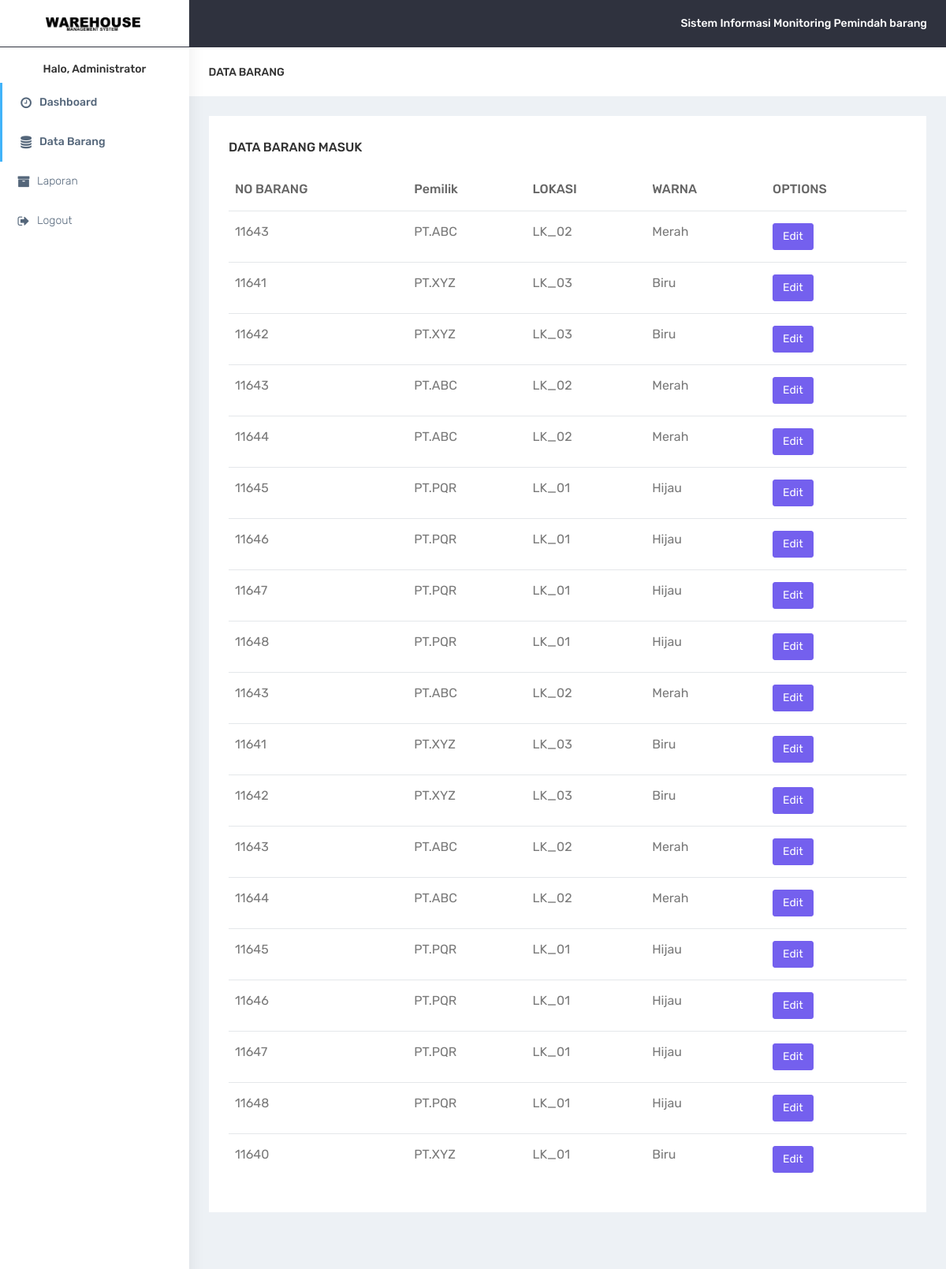
The app's page /pages/barang/r?m=barang&s=barang (signed in) with its own data.
### tables this page shows
CREATE TABLE `lokasi_barang` (
  `id` int(11) NOT NULL,
  `lokasi_id` int(11) NOT NULL,
  `barang_id` int(11) NOT NULL,
  `tanggal` date NOT NULL,
  `id_user` int(11) NOT NULL
);

CREATE TABLE `barang` (
  `id` int(11) NOT NULL,
  `id_pemilik` int(11) NOT NULL,
  `warna` varchar(20) NOT NULL
);

CREATE TABLE `pemilik` (
  `id_pemilik` int(50) NOT NULL,
  `nm_pemilik` varchar(100) NOT NULL,
  `alamat_pemilik` varchar(200) NOT NULL
);

CREATE TABLE `lokasi` (
  `id` int(11) NOT NULL,
  `no_lokasi` varchar(50) NOT NULL,
  `warna` varchar(20) NOT NULL
);

### 3rdparty/engine.php (called while the page is built, shortened)
<?php
  class database_daya
  {
    var $server,
        $host,
        $user,
        $password,
        $database;
    function database_daya($db_name = '', $db_password = '', $db_user = '', $db_host = 'localhost', $debug = '')
    {
      $this->host = $db_host;
      $this->user = $db_user;
      $this->password = $db_password;
      $this->database = $db_name;
    }
    function open()
    {
      $this->server = @mysql_connect($this->host, $this->user, $this->password) or die("Couldn't connect to SQL server");
    }
    function query($sql, $debug = 0)
    {
      $result = @mysql_query($sql, $this->server);
      while( $row = @mysql_fetch_array($result) )
        $data[] = $row;
    if(isset($data)){
    return $data;
    }
    }
  };
  $db = new database_daya("proyek1", "", "root", "localhost");
?>

### pages/barang/barang.php (the view, shortened to what this page needs)
<div class="container-fluid">
    <div class="row bg-title">
        <div class="col-lg-3 col-md-4 col-sm-4 col-xs-12">
            <h4 class="page-title">Data Barang</h4></div>
        <div class="col-lg-9 col-sm-8 col-md-8 col-xs-12">
        </div>
    </div>
    <div class="row">
        <div class="col-md-12 col-lg-12 col-sm-12">
            <div class="white-box">
                <h3 class="box-title">Data Barang Masuk</h3>
                <div class="table-responsive">
                    <table class="table">
                        <thead>
                            <tr>
                                <th>NO BARANG</th>
                                <th>Pemilik</th>
                                <th>LOKASI</th>
                                <th>WARNA</th>
                                <th>OPTIONS</th>
                            </tr>
                        </thead>
                        <tbody>
                            <?php
                                $data = $db->query(
                                "SELECT *,
                                    b.id AS barang_id, c.no_lokasi AS no_lokasi, b.warna AS warna, a.id AS id
                                    FROM lokasi_barang a
                                    JOIN barang b
                                    JOIN lokasi c ON a.barang_id=b.id AND a.lokasi_id=c.id
                                    JOIN pemilik d ON b.id_pemilik = d.id_pemilik"
                                    , 0);
                                for ($i =0; $i < count($data); $i++) {
                            ?>
                            <tr>
                                <td class="txt-oflo"><?php echo $data[$i]['barang_id'] ?></td>
                                <td><?php echo $data[$i]['nm_pemilik'] ?></td>
                                <td><?php echo $data[$i]['no_lokasi'] ?></td>
                                <td><?php echo $data[$i]['warna'] ?></td>
                                <td><a href="r?m=barang&s=barang_edit&id=<?php echo $data[$i]['id'] ?>&id_barang=<?php echo $data[$i]['barang_id'] ?>" class="btn btn-primary">Edit</a></td>
                            </tr>
                            <?php } ?>
                        </tbody>
                    </table>
                </div>
            </div>
        </div>
    </div>
</div>

### index.php (shortened to what this page needs)
<?php
  include "3rdparty/engine.php";
  if ($_SESSION['userid'] == "") {
      include "header.php";
      include "pages/login.php";
      include "footer.php";
  } else {
      if ($_GET['m'] == 'logout') {
          unset($_SESSION['userid']);
          unset($_SESSION['nama']);
          session_destroy($_SESSION['userid']);
          session_destroy($_SESSION['nama']);
          echo '
            <script language="javascript">window.location.href = "r";</script>
          ';
      } else {
          include "header.php";
          include "navigation-top.php";
          include "side-menu.php";
          include "main-page.php";
          if ($_GET['m'] == "" and $_GET['s'] == "") {
              include "pages/utama.php";
          } else if ($_GET['m'] != "" and $_GET['s'] != "") {
              include "pages/".$_GET['m']."/".$_GET['s'].".php";
          }
          include "footer.php";
      }
  }
?>

### header.php (shortened to what this page needs)
<!DOCTYPE html>
<html lang="en">
<head>
    <link href="assets/bootstrap/dist/css/bootstrap.min.css" rel="stylesheet">
    <link href="assets/plugins/bower_components/sidebar-nav/dist/sidebar-nav.min.css" rel="stylesheet">
    <link href="assets/plugins/bower_components/toast-master/css/jquery.toast.css" rel="stylesheet">
    <link href="assets/plugins/bower_components/morrisjs/morris.css" rel="stylesheet">
    <link href="assets/plugins/bower_components/chartist-js/dist/chartist.min.css" rel="stylesheet">
    <link href="assets/plugins/bower_components/chartist-plugin-tooltip-master/dist/chartist-plugin-tooltip.css" rel="stylesheet">
    <link href="assets/css/animate.css" rel="stylesheet">
    <link href="assets/css/style.css" rel="stylesheet">
    <link href="assets/css/colors/default.css" id="theme" rel="stylesheet">
</head>
<body class="fix-header">
    <div id="wrapper">

### navigation-top.php (shortened to what this page needs)
<nav class="navbar navbar-default navbar-static-top m-b-0">
    <div class="navbar-header">
        <div class="top-left-part">
            <a class="logo" href="r"><
                 <img src="assets/images/logo.png" alt="home" class="light-logo" width="50%" style="margin-left: 35px" />
            </a>
        </div>
        <ul class="nav navbar-top-links navbar-right pull-right">
            <li>
                <a class="profile-pic" href="#"> <b class="hidden-xs">Sistem Informasi Monitoring Pemindah barang</b></a>
            </li>
        </ul>
    </div>
</nav>

### side-menu.php
<div class="navbar-default sidebar" role="navigation">
    <div class="sidebar-nav slimscrollsidebar">
        <div class="sidebar-head">
            <h3><span class="fa-fw open-close"><i class="ti-close ti-menu"></i></span> <span class="hide-menu">Navigation</span></h3>
        </div>
        <ul class="nav" id="side-menu">
            <li style="padding: 70px 0 0;">
                <h5 align="center"><b>Halo, <?php echo $_SESSION['nama'] ?></b></h5>
            </li>
            <li>
                <a href="r" class="waves-effect"><i class="fa fa-clock-o fa-fw" aria-hidden="true"></i>Dashboard</a>
            </li>
            <?php
                if ($_SESSION['role'] == 'admin') {
            ?>
            <li>
                <a href="r?m=barang&s=barang" class="waves-effect"><i class="fa fa-database fa-fw" aria-hidden="true"></i>Data Barang</a>
            </li>
            <?php } ?>
            <li>
                <a href="r?m=laporan&s=laporan" class="waves-effect"><i class="fa fa-archive fa-fw" aria-hidden="true"></i>Laporan</a>
            </li>
            <li>
                <a href="r?m=logout" class="waves-effect"><i class="fa fa-sign-out fa-fw" aria-hidden="true"></i>Logout</a>
            </li>
        </ul>
    </div>
</div>

### main-page.php
<div id="page-wrapper">

### footer.php (shortened to what this page needs)
        </div>
    </div>
</body>
</html>

### assets/css/colors/default.css (style rules this page uses)
body { background: #fff; }
.top-left-part { background: #fff; }
.top-left-part .light-logo { display: inline-block; }
.navbar-header { background: #2f323e; }
.navbar-top-links > li > a { color: #ffffff; }
.sidebar .sidebar-head { background: #ffffff; }
.sidebar .sidebar-head h3 { color: #686868; }
.sidebar { background: #fff; box-shadow: 1px 0px 20px rgba(0, 0, 0, 0.08); }
#side-menu li a { color: #54667a; }
#side-menu li a { color: #54667a; border-left: 0px solid #fff; }
#side-menu > li > a { border-left: 3px solid transperant; }
#side-menu > li > a.active { background: transperant; color: #54667a; border-left: 3px solid #41b3f9; font-weight: 500; }

### index.php (style rules this page uses)
html, body { min-height: 100%; }

### records on screen
lokasi_barang: barang "11643", pemilik.nm_pemilik "PT.ABC", lokasi.no_lokasi "LK_02", barang.warna "Merah"
lokasi_barang: barang "11641", pemilik.nm_pemilik "PT.XYZ", lokasi.no_lokasi "LK_03", barang.warna "Biru"
lokasi_barang: barang "11642", pemilik.nm_pemilik "PT.XYZ", lokasi.no_lokasi "LK_03", barang.warna "Biru"
lokasi_barang: barang "11643", pemilik.nm_pemilik "PT.ABC", lokasi.no_lokasi "LK_02", barang.warna "Merah"
lokasi_barang: barang "11644", pemilik.nm_pemilik "PT.ABC", lokasi.no_lokasi "LK_02", barang.warna "Merah"
lokasi_barang: barang "11645", pemilik.nm_pemilik "PT.PQR", lokasi.no_lokasi "LK_01", barang.warna "Hijau"
lokasi_barang: barang "11646", pemilik.nm_pemilik "PT.PQR", lokasi.no_lokasi "LK_01", barang.warna "Hijau"
lokasi_barang: barang "11647", pemilik.nm_pemilik "PT.PQR", lokasi.no_lokasi "LK_01", barang.warna "Hijau"
lokasi_barang: barang "11648", pemilik.nm_pemilik "PT.PQR", lokasi.no_lokasi "LK_01", barang.warna "Hijau"
lokasi_barang: barang "11643", pemilik.nm_pemilik "PT.ABC", lokasi.no_lokasi "LK_02", barang.warna "Merah"
lokasi_barang: barang "11641", pemilik.nm_pemilik "PT.XYZ", lokasi.no_lokasi "LK_03", barang.warna "Biru"
lokasi_barang: barang "11642", pemilik.nm_pemilik "PT.XYZ", lokasi.no_lokasi "LK_03", barang.warna "Biru"
lokasi_barang: barang "11643", pemilik.nm_pemilik "PT.ABC", lokasi.no_lokasi "LK_02", barang.warna "Merah"
lokasi_barang: barang "11644", pemilik.nm_pemilik "PT.ABC", lokasi.no_lokasi "LK_02", barang.warna "Merah"
lokasi_barang: barang "11645", pemilik.nm_pemilik "PT.PQR", lokasi.no_lokasi "LK_01", barang.warna "Hijau"
lokasi_barang: barang "11646", pemilik.nm_pemilik "PT.PQR", lokasi.no_lokasi "LK_01", barang.warna "Hijau"
lokasi_barang: barang "11647", pemilik.nm_pemilik "PT.PQR", lokasi.no_lokasi "LK_01", barang.warna "Hijau"
lokasi_barang: barang "11648", pemilik.nm_pemilik "PT.PQR", lokasi.no_lokasi "LK_01", barang.warna "Hijau"
lokasi_barang: barang "11640", pemilik.nm_pemilik "PT.XYZ", lokasi.no_lokasi "LK_01", barang.warna "Biru"

### other values on screen
$_SESSION['nama'] "Administrator"
